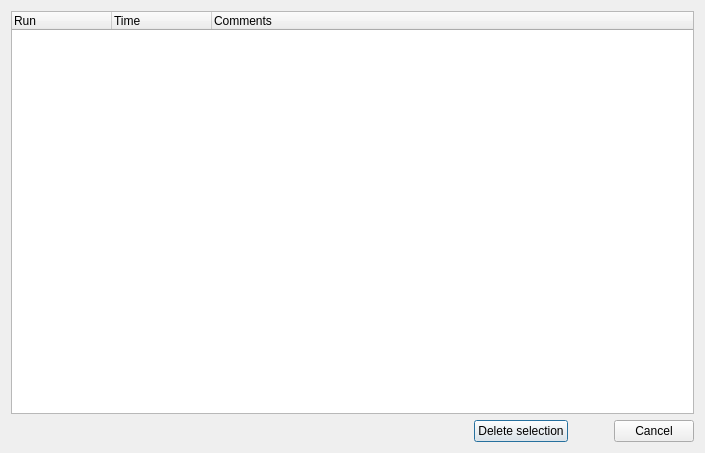
<?xml version="1.0" encoding="UTF-8"?>
<ui version="4.0">
 <class>Dialog</class>
 <widget class="QDialog" name="Dialog">
  <property name="geometry">
   <rect>
    <x>0</x>
    <y>0</y>
    <width>705</width>
    <height>453</height>
   </rect>
  </property>
  <property name="windowTitle">
   <string>Dialog</string>
  </property>
  <layout class="QGridLayout" name="gridLayout">
   <item row="0" column="0">
    <layout class="QVBoxLayout" name="verticalLayout">
     <item>
      <widget class="QTreeWidget" name="treeWidget">
       <column>
        <property name="text">
         <string>Run</string>
        </property>
       </column>
       <column>
        <property name="text">
         <string>Time</string>
        </property>
       </column>
       <column>
        <property name="text">
         <string>Comments</string>
        </property>
       </column>
      </widget>
     </item>
     <item>
      <layout class="QHBoxLayout" name="horizontalLayout">
       <item>
        <spacer name="horizontalSpacer_2">
         <property name="orientation">
          <enum>Qt::Horizontal</enum>
         </property>
         <property name="sizeHint" stdset="0">
          <size>
           <width>40</width>
           <height>20</height>
          </size>
         </property>
        </spacer>
       </item>
       <item>
        <widget class="QPushButton" name="b_delete">
         <property name="text">
          <string>Delete selection</string>
         </property>
        </widget>
       </item>
       <item>
        <spacer name="horizontalSpacer">
         <property name="orientation">
          <enum>Qt::Horizontal</enum>
         </property>
         <property name="sizeType">
          <enum>QSizePolicy::Minimum</enum>
         </property>
         <property name="sizeHint" stdset="0">
          <size>
           <width>40</width>
           <height>20</height>
          </size>
         </property>
        </spacer>
       </item>
       <item>
        <widget class="QPushButton" name="b_cancel">
         <property name="text">
          <string>Cancel</string>
         </property>
        </widget>
       </item>
      </layout>
     </item>
    </layout>
   </item>
  </layout>
 </widget>
 <resources/>
 <connections/>
</ui>
